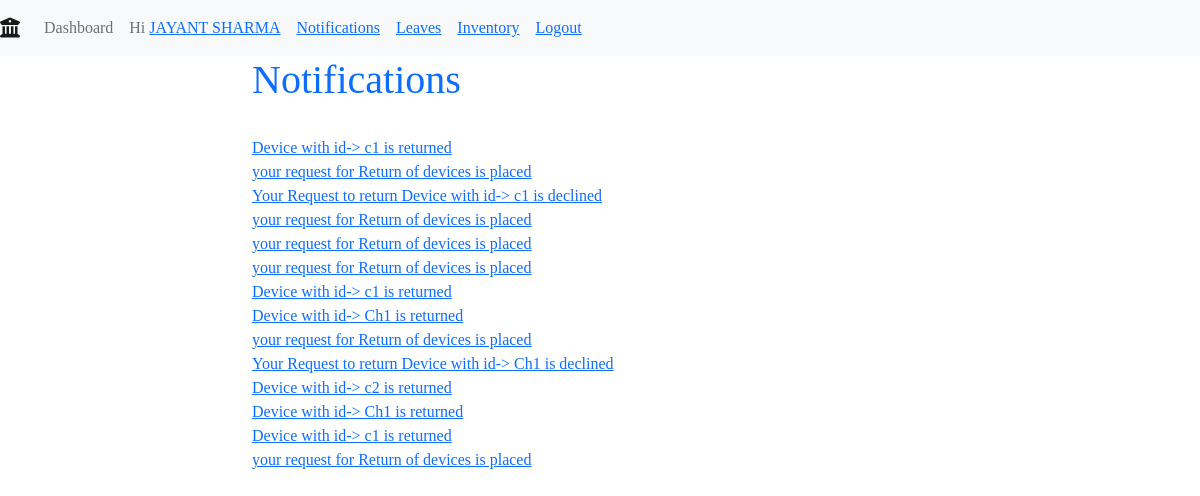
The page /profile/notifications/ (signed in) on the database its author committed.
### main/models.py (models this page shows, shortened)
class Staff(models.Model):
    user_obj = models.ForeignKey(User, on_delete=CASCADE, blank=False, null=False, default=None)
    name=models.CharField(max_length=100)
    mobile_number=models.IntegerField()
    email=models.EmailField()
    category=models.ForeignKey('Category',on_delete=CASCADE)
    designation=models.ForeignKey('Designation',on_delete=CASCADE)
    agency = models.ForeignKey('Agency',on_delete=CASCADE)
    room=models.ForeignKey('Room',blank=True,null=True,on_delete=SET_NULL,default=None)

class Notification(models.Model):
    sender = models.ForeignKey(Staff, blank=False, on_delete=CASCADE)
    reciever = models.CharField(max_length=255, blank=False)
    isActive = models.BooleanField(default=True)
    time = models.DateTimeField(auto_now_add=True)
    message = models.TextField()
    notification_type = models.CharField(max_length=20, choices=NOTIFICATION_FIELDS, default='LEAVE')
    taskId = models.CharField(max_length=100, blank=True, null=True, default=None)

### main/views.py (the view)
# urls.py: path('profile/notifications/', views.notifications, name='notification'),
@login_required
def notifications(request):
	staff = Staff.objects.get(user_obj=request.user)
	designation = staff.designation.designation
	notifications=[]
	if designation == 'Lab Technician':
		notification = Notification.objects.filter(notification_type='TECH',isActive=True).order_by('-time').all()
		notifications.extend(notification)
	receiver=str(staff.id) +' '+staff.name
	notification = Notification.objects.filter(reciever=receiver,isActive=True).order_by('-time').all()
	notifications.extend(notification)
	if request.user.is_staff:
		notification=Notification.objects.filter(reciever='admin',isActive=True).order_by('-time').all()
		notifications.extend(notification)
	return render(request, "Notifications/notifications.html", {"notifications": notifications, "staff":staff})

### templates/Notifications/notifications.html
{% extends 'base.html' %}
{% load static %}
{% block body %}
{% include 'navbar.html' with staff=staff %}
<div class="container">
    <div class="text-primary">
        <h1> Notifications </h1>
    </div>
    <br>
    {% for notification in notifications %}
        {% if notification.isActive %}
            <a href="{% url 'main:handleNotification' pk=notification.id %}">
                {{ notification.message }}
            </a>
            <br/>
        {% endif %}
    {% endfor %}
</div>
{% endblock body %}

### templates/navbar.html (shortened to what this page needs)
{% extends "base.html" %}
{% block body %}
<nav class="navbar navbar-expand-lg navbar-light bg-light">
    <a class="navbar-brand" href="{% url 'main:home' %}"><i class="fas fa-university"></i></a>
    <div class="collapse navbar-collapse" id="navbarNav">
      <ul class="navbar-nav">
        <li class="nav-item">
          <a class="nav-link nav_text" href="{% url 'main:home' %}">Dashboard</a>
        </li>
        {% if user.is_authenticated %}
          <li class="nav-link nav_text">
            Hi <a href="{% url 'main:userProfileDetails' %}"> {{ staff.name }} </a>
          </li>
          <li class="nav-link nav_text">
            <a href="{% url 'main:notification' %}"> Notifications</a>
          </li>
          <li class="nav-link nav_text">
            <a href="{% url 'main:userLeaves' %}">Leaves</a>
          </li>
          <li class="nav-link nav_text">
            <a href="{% url 'main:viewinventory' %}">Inventory</a>
          </li>
          <li class="nav-link nav_text"><a href="{% url 'main:logout_request' id=staff.id%}">Logout</a></li>
        {% else %}
          <li class="nav-link nav_text"><a href="{% url 'main:login' %}">Login</a></li>
        {% endif %}
      </ul>
    </div>
</nav>
  {% endblock %}

### static/css/style.css (style rules this page uses)
html, body { font-family: 'Bitter', serif; }
:root { --green-main-1: #6ECBC1; --green-main-2: #6CCCC1; --green-main-3: #75D1C1; --green-main-4: #9CDDD1; --green-main-5: #C7EBE5; --darkgreen-main-1: #1A6659; --darkgreen-main-2: #409583; --blue-button-main: #03658C; --green-button-main: #48C0A5; --tomato-main: #f05e57; --purple-main-1: #57428D; --purple-main-2: #5E497E; }
@media (min-width: 1024px) { .container { width: 60%; } }

### rows shown on the page
Staff: name "JAYANT SHARMA"
Notification: message "Device with id-> c1 is returned"
Notification: message "your request for Return of devices is placed"
Notification: message "Your Request to return Device with id-> c1 is declined"
Notification: message "your request for Return of devices is placed"
Notification: message "your request for Return of devices is placed"
Notification: message "your request for Return of devices is placed"
Notification: message "Device with id-> c1 is returned"
Notification: message "Device with id-> Ch1 is returned"
Notification: message "your request for Return of devices is placed"
Notification: message "Your Request to return Device with id-> Ch1 is declined"
Notification: message "Device with id-> c2 is returned"
Notification: message "Device with id-> Ch1 is returned"
Notification: message "Device with id-> c1 is returned"
Notification: message "your request for Return of devices is placed"
